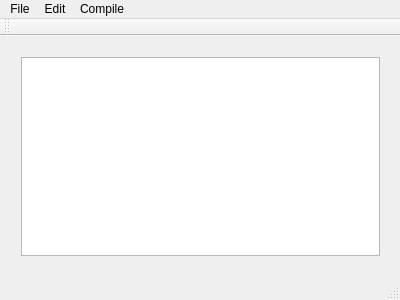
<?xml version="1.0" encoding="UTF-8"?>
<ui version="4.0">
 <class>MainWindow</class>
 <widget class="QMainWindow" name="MainWindow">
  <property name="geometry">
   <rect>
    <x>0</x>
    <y>0</y>
    <width>400</width>
    <height>300</height>
   </rect>
  </property>
  <property name="windowTitle">
   <string>MainWindow</string>
  </property>
  <widget class="QWidget" name="centralWidget">
   <widget class="QWidget" name="verticalLayoutWidget">
    <property name="geometry">
     <rect>
      <x>10</x>
      <y>10</y>
      <width>381</width>
      <height>221</height>
     </rect>
    </property>
    <layout class="QVBoxLayout" name="verticalLayout">
     <item>
      <widget class="QTextEdit" name="textEdit"/>
     </item>
    </layout>
   </widget>
  </widget>
  <widget class="QMenuBar" name="menuBar">
   <property name="geometry">
    <rect>
     <x>0</x>
     <y>0</y>
     <width>400</width>
     <height>22</height>
    </rect>
   </property>
   <widget class="QMenu" name="menuFile">
    <property name="title">
     <string>File</string>
    </property>
    <addaction name="actionNew"/>
    <addaction name="actionOpen"/>
    <addaction name="actionSave"/>
   </widget>
   <widget class="QMenu" name="menuEdit">
    <property name="title">
     <string>Edit</string>
    </property>
    <addaction name="actionCopy"/>
    <addaction name="actionPaste"/>
    <addaction name="actionUndo"/>
    <addaction name="actionRedo"/>
   </widget>
   <widget class="QMenu" name="menuCompile">
    <property name="title">
     <string>Compile</string>
    </property>
    <addaction name="actionclick_to_compile"/>
    <addaction name="actionRun"/>
   </widget>
   <addaction name="menuFile"/>
   <addaction name="menuEdit"/>
   <addaction name="menuCompile"/>
  </widget>
  <widget class="QToolBar" name="mainToolBar">
   <attribute name="toolBarArea">
    <enum>TopToolBarArea</enum>
   </attribute>
   <attribute name="toolBarBreak">
    <bool>false</bool>
   </attribute>
  </widget>
  <widget class="QStatusBar" name="statusBar"/>
  <action name="actionNew">
   <property name="icon">
    <iconset resource="resources/resources.qrc">
     <normaloff>:/imgs/new.png</normaloff>:/imgs/new.png</iconset>
   </property>
   <property name="text">
    <string>New</string>
   </property>
  </action>
  <action name="actionOpen">
   <property name="icon">
    <iconset resource="resources/resources.qrc">
     <normaloff>:/imgs/open.png</normaloff>:/imgs/open.png</iconset>
   </property>
   <property name="text">
    <string>Open</string>
   </property>
  </action>
  <action name="actionSave">
   <property name="icon">
    <iconset resource="resources/resources.qrc">
     <normaloff>:/imgs/save.png</normaloff>:/imgs/save.png</iconset>
   </property>
   <property name="text">
    <string>Save As</string>
   </property>
  </action>
  <action name="actionCopy">
   <property name="text">
    <string>Copy</string>
   </property>
  </action>
  <action name="actionPaste">
   <property name="text">
    <string>Paste</string>
   </property>
  </action>
  <action name="actionUndo">
   <property name="text">
    <string>Undo</string>
   </property>
  </action>
  <action name="actionRedo">
   <property name="text">
    <string>Redo</string>
   </property>
  </action>
  <action name="actionclick_to_compile">
   <property name="text">
    <string>click to compile</string>
   </property>
  </action>
  <action name="actionRun">
   <property name="text">
    <string>Run</string>
   </property>
  </action>
 </widget>
 <layoutdefault spacing="6" margin="11"/>
 <resources>
  <include location="resources/resources.qrc"/>
 </resources>
 <connections/>
</ui>
